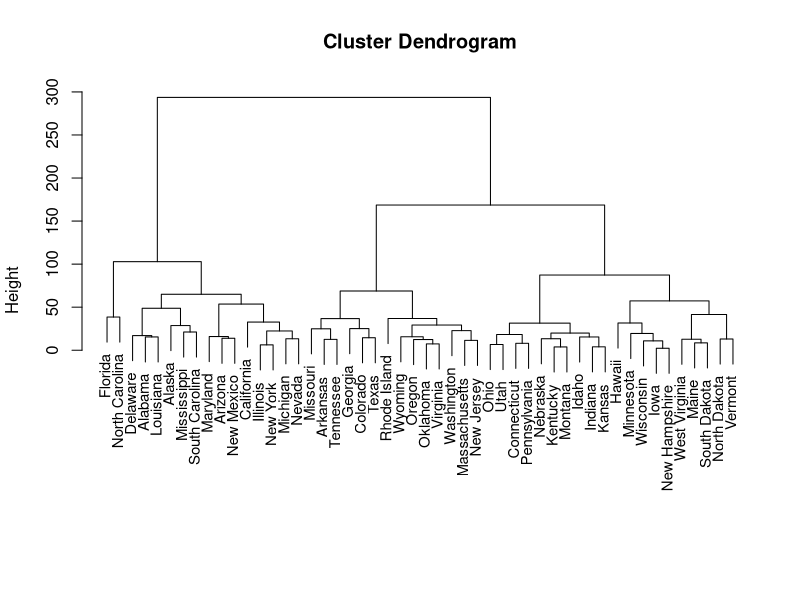
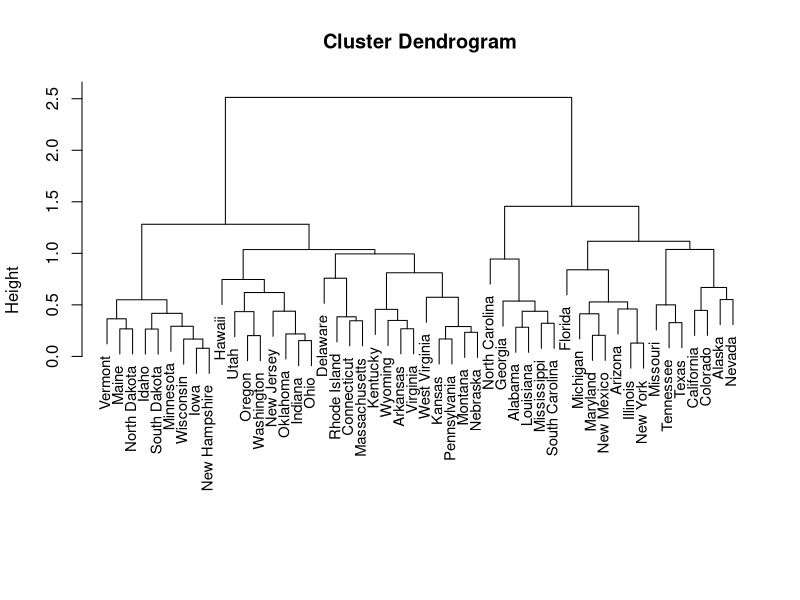

Recreate these plots in R, in order.
#
# Written by:
# -- 
# John L. Weatherwax                2009-04-21
# 
# email: wax@alum.mit.edu
# 
# Please send comments and especially bug reports to the
# above email address.
#
# EPage 431
#
#-----

save_plots = F

set.seed(0)

vt100ClearScreen <- function(...) cat("\033[2J") 
vt100ClearScreen()

# Part (a-b):
# 
hclust.complete = hclust( dist(USArrests), method="complete" )

if( save_plots ){ postscript("../../WriteUp/Graphics/Chapter10/prob_9_complete_linkage.eps", onefile=FALSE, horizontal=FALSE) }
plot( hclust.complete, xlab="", sub="", cex=0.9 )
if( save_plots ){ dev.off() }

#cutree( hclust.complete, h=150 ) # height we cut at 
ct = cutree( hclust.complete, k=3 ) # number of clusters to cut into

# Print which states go into each cluster:
# 
for( k in 1:3 ){
  print(k)
  print( rownames( USArrests )[ ct == k ] )
}


# Part (c-d):
# 
hclust.complete.scale = hclust( dist(scale(USArrests,center=FALSE)), method="complete" )

if( save_plots ){ postscript("../../WriteUp/Graphics/Chapter10/prob_9_complete_linkage_w_scaling.eps", onefile=FALSE, horizontal=FALSE) }
plot( hclust.complete.scale, xlab="", sub="", cex=0.9 )
if( save_plots ){ dev.off() }

ct = cutree( hclust.complete.scale, k=3 ) # number of clusters to cut into

# Print which states go into each cluster in this case:
# 
for( k in 1:3 ){
  print(k)
  print( rownames( USArrests )[ ct == k ] )
}

